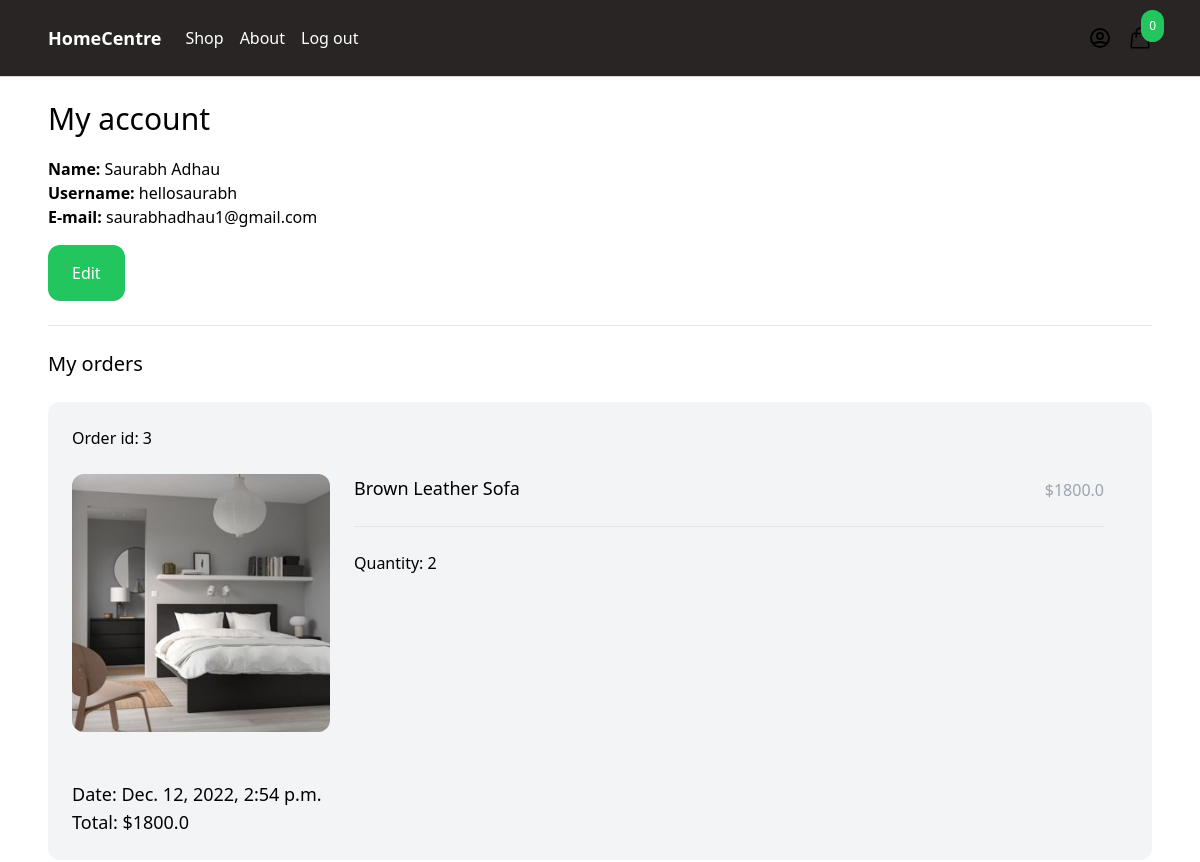
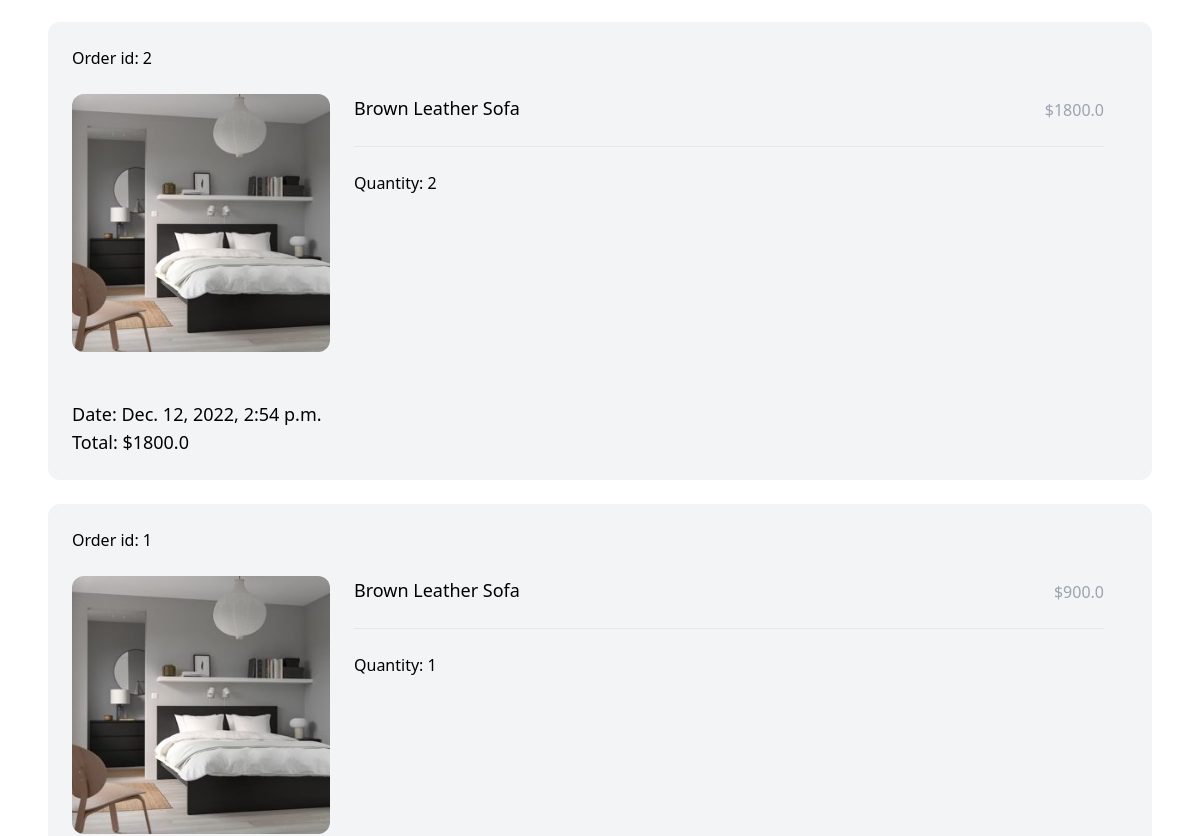
/myaccount/ (signed in, upper part), run on an earlier commit of the app's database (2 pictures, top to bottom).
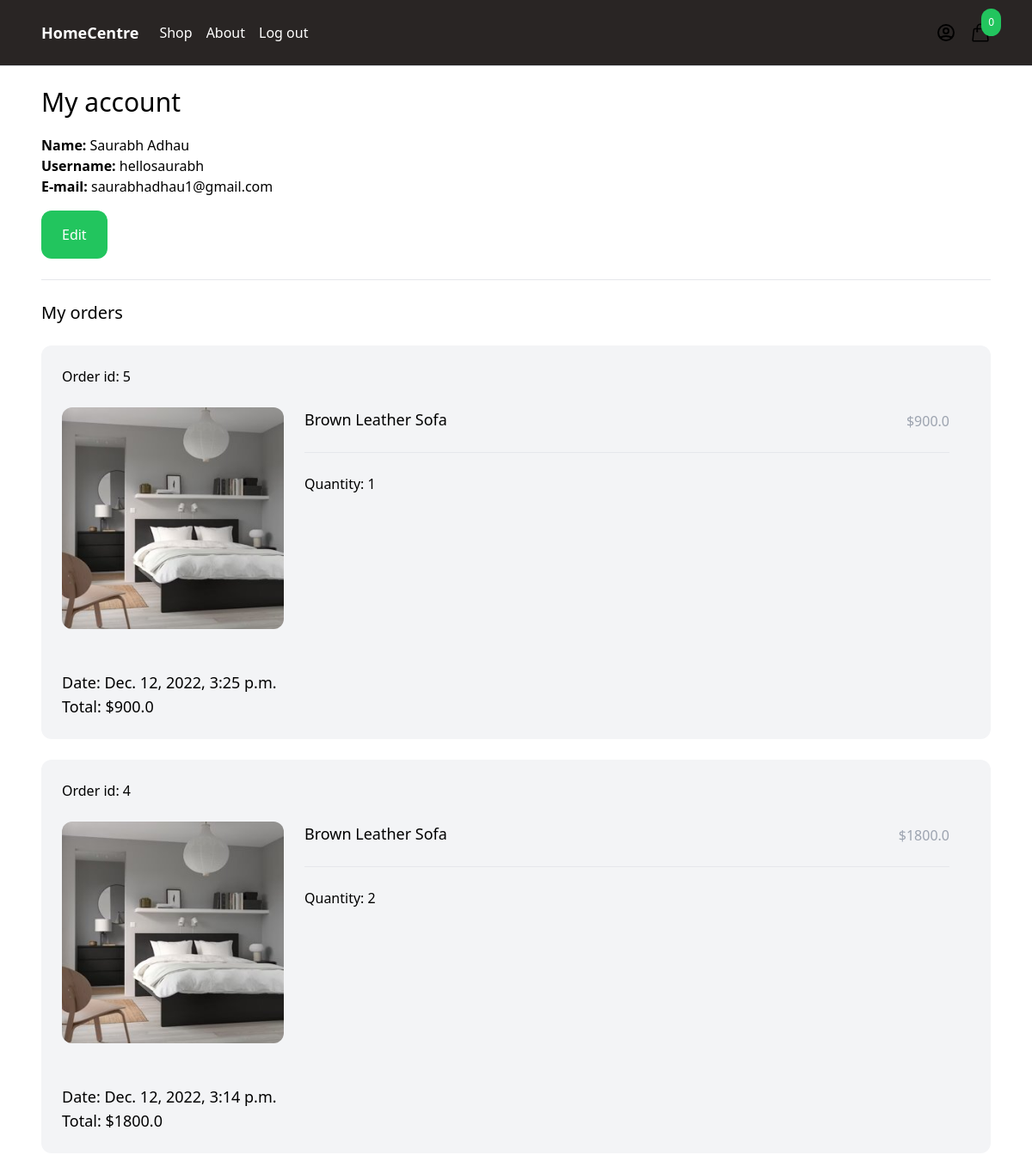
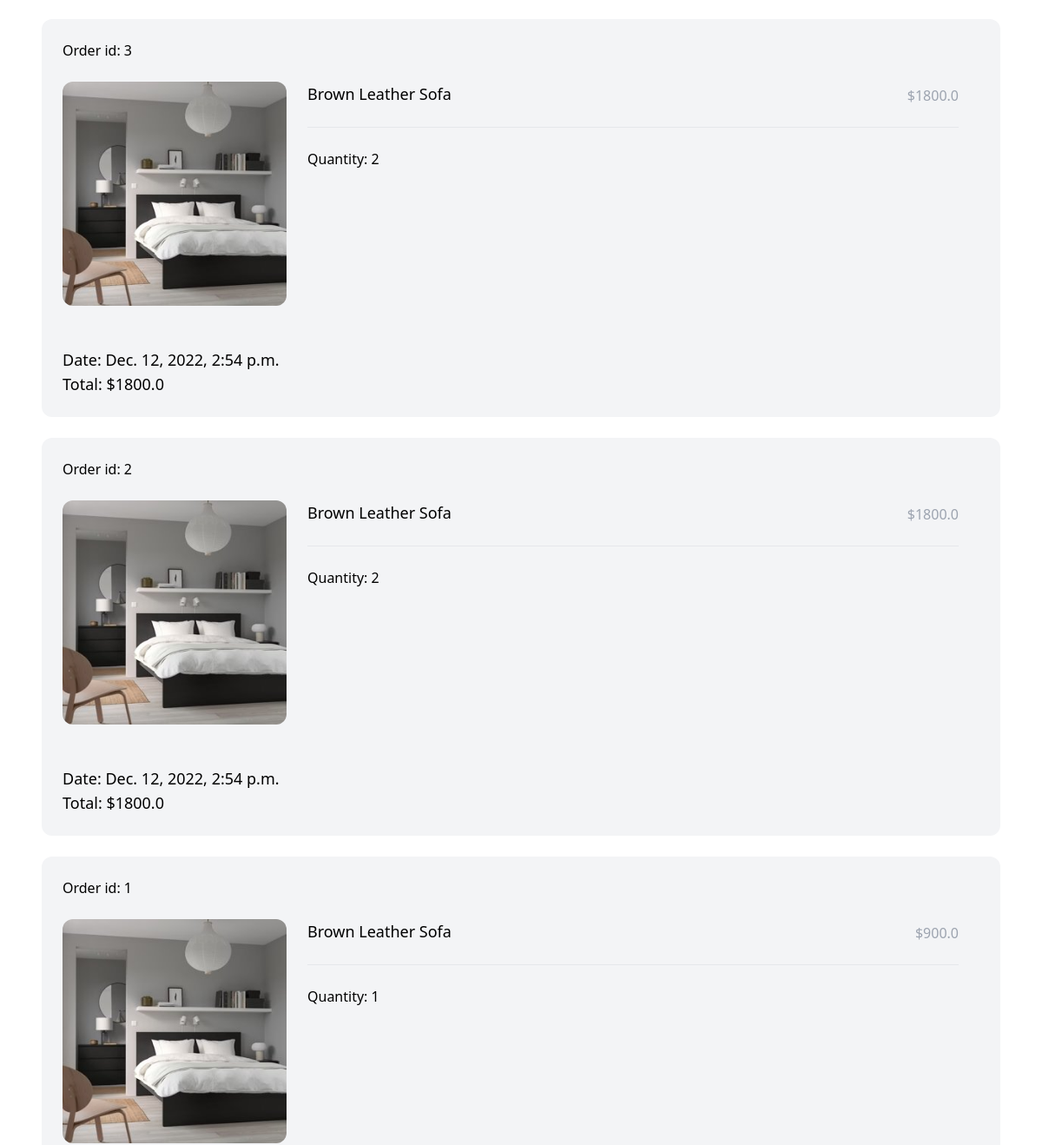
And on a later commit of the database (2 pictures, top to bottom).
### order/models.py (models this page shows)
class Order(models.Model):
    ORDERED = 'ordered'
    SHIPPED = 'shipped'
    STATUS_CHOICES = (
        (ORDERED, 'Ordered'),
        (SHIPPED, 'Shipped')
    )
    user = models.ForeignKey(User, related_name='orders', blank=True, null=True, on_delete=models.CASCADE)
    first_name = models.CharField(max_length=255)
    last_name = models.CharField(max_length=255)
    email = models.CharField(max_length=255)
    address = models.CharField(max_length=255)
    zipcode = models.CharField(max_length=255)
    place = models.CharField(max_length=255)
    phone = models.CharField(max_length=255)
    created_at = models.DateTimeField(auto_now_add=True)
    paid = models.BooleanField(default=False)
    paid_amount = models.IntegerField(blank=True, null=True)
    status = models.CharField(max_length=20, choices=STATUS_CHOICES, default=ORDERED)
    class Meta:
        ordering = ('-created_at',)
    def get_total_price(self):
        if self.paid_amount:
            return self.paid_amount / 100
        return 0

class OrderItem(models.Model):
    order = models.ForeignKey(Order, related_name='items', on_delete=models.CASCADE)
    product = models.ForeignKey(Product, related_name='items', on_delete=models.CASCADE)
    price = models.IntegerField()
    quantity = models.IntegerField(default=1)
    def get_total_price(self):
        return self.price / 100

### product/models.py (models this page shows, shortened)
class Product(models.Model):
    category = models.ForeignKey(Category, related_name='products', on_delete=models.CASCADE)
    name = models.CharField(max_length=255)
    slug = models.SlugField()
    description = models.TextField(blank=True, null=True)
    price = models.IntegerField()
    created_at = models.DateTimeField(auto_now_add=True)
    image = models.ImageField(upload_to='uploads/', blank=True, null=True)
    thumbnail = models.ImageField(upload_to='uploads/', blank=True, null=True)
    class Meta:
        ordering = ('-created_at',)
    def get_thumbnail(self):
        if self.thumbnail:
            return self.thumbnail.url

### core/views.py (the view)
# urls.py: path('myaccount/', myaccount, name='myaccount'),
@login_required
def myaccount(request):
    return render(request, 'core/myaccount.html')

### cart/cart.py (called while the page is built)
    def __len__(self):
        return sum(item['quantity'] for item in self.cart.values())

### cart/context_processors.py (called while the page is built)
def cart(request):
    return {'cart': Cart(request)}

### core/templates/core/myaccount.html (shortened to what this page needs)
{% extends 'core/base.html' %}
{% block content %}
<div class="max-w-6xl mx-auto p-6">
    <h1 class="mb-5 text-3xl">My account</h1>
    <div class="mb-6">
        <strong>Name: </strong>{{ request.user.get_full_name }}<br>
        <strong>Username: </strong>{{ request.user.username }}<br>
        <strong>E-mail: </strong>{{ request.user.email }}<br>
        <a href="{% url 'edit_myaccount' %}" class="inline-block mt-4 py-4 px-6 rounded-xl text-white bg-green-500">Edit</a>
    </div>
    <hr>
    <h2 class="my-6 text-xl">My orders</h2>
    {% for order in request.user.orders.all %}
        <div class="w-full mb-6 p-6 flex flex-wrap bg-gray-100 rounded-xl">
            <div class="mb-6 flex justify-between">
                <a href="#">Order id: {{ order.id }}</a>
            </div>
            <div class="mb-6 w-full">
                {% for item in order.items.all %}
                    <div class="product mb-6 flex pr-6">
                        <a href="#" class="w-1/4">
                            <img class="hover:shadow-lg rounded-xl" src="{{ item.product.get_thumbnail }}">
                        </a>
                        <div class="w-3/4 pl-6">
                            <div class="flex justify-between">
                                <a href="#" class="text-lg">{{ item.product.name }}</a>
                                <p class="mb-6 pt-1 text-gray-400">${{ item.get_total_price }}</p>
                            </div>
                            <hr>
                            <div class="mt-6">
                                Quantity: {{ item.quantity }}
                            </div>
                        </div>
                    </div>
                {% endfor %}
            </div>
            <div>
                <p class="text-lg">Date: {{ order.created_at }}</p>
                <p class="text-lg">Total: ${{ order.get_total_price }}</p>
            </div>
        </div>
    {% endfor %}
</div>
{% endblock %}

What changed in the data, as far as the page shows it:
added Order: id "5", created_at "Dec. 12, 2022, 3:25 p.m.", get_total_price "900.0"
added OrderItem: product.get_thumbnail (picture), product.name "Brown Leather Sofa", get_total_price "900.0", quantity "1", shown under "5"
added Order: id "4", created_at "Dec. 12, 2022, 3:14 p.m.", get_total_price "1800.0"
added OrderItem: product.get_thumbnail (picture), product.name "Brown Leather Sofa", get_total_price "1800.0", quantity "2", shown under "4"
